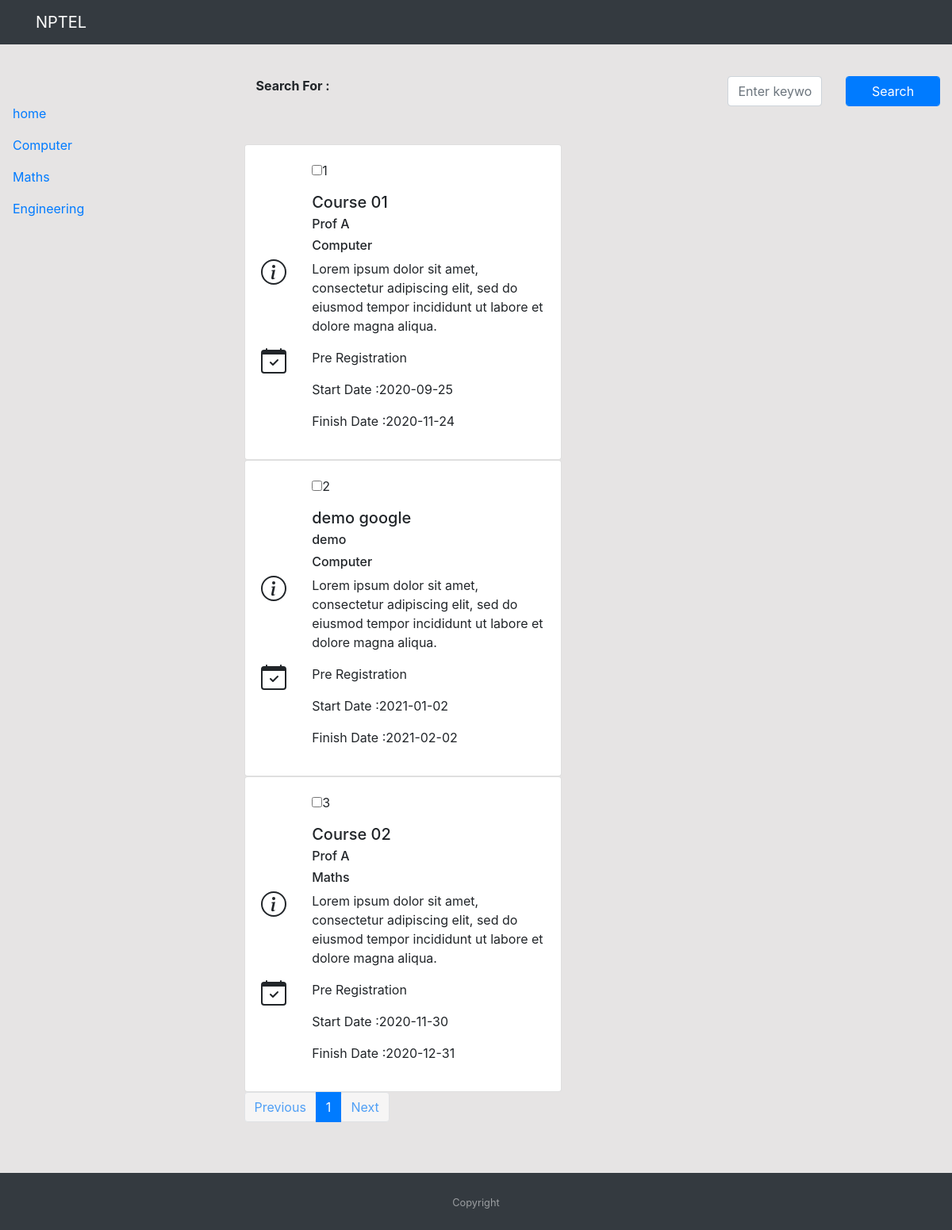
The page / on the database its author committed.
### app.py (models this page shows, shortened)
class Courses(db.Model):
  id = db.Column(db.Integer, primary_key=True)
  title = db.Column(db.String(100), unique=True)
  instructor = db.Column(db.String)
  category = db.Column(db.String)
  description = db.Column(db.String)
  filename = db.Column(db.String)
  type = db.Column(db.String)
  startDate = db.Column(db.Integer)
  endDate = db.Column(db.Integer)

### app.py (the view)
@app.route('/', methods=['GET', 'POST'], defaults={"page": 1})
@app.route('/<int:page>', methods=['GET', 'POST'])
def index(page):
    page = page
    pages = 5
    courses = Courses.query.order_by(Courses.id.asc()).paginate(page,pages,error_out=False)
    if request.method == 'POST' and 'tag' in request.form:
       tag = request.form["tag"]
       search = "%{}%".format(tag)
       courses = Courses.query.filter(or_(Courses.title.like(search), Courses.instructor.like(search))).paginate(per_page=pages, error_out=True)
       return render_template('index.html', courses=courses, tag=tag)
    return render_template('index.html', courses=courses)

### templates/index.html (shortened to what this page needs)
{% extends "base.html" %}
{% block content %}
<section>
  {% for course in courses.items %}
  <div class="row">
    <div class="card " style="width: 25rem;">
      <div class="card-body">
        <div class="row">
          <div class="col container">
          </div>
          <div class="col-md-10 container">
            <p><input type="checkbox" name="">{{ course.id}}</p>
            <h5 class="card-title">{{ course.title}}</h5>
            <h6 class="card-subtitle mb-2 ">{{ course.instructor}} </h6>
            <h6> {{ course.category}}</h6>
          </div>
        </div>
        <div class="row">
          <div class="col container">
          </div>
          <div class="col-md-10 container">
            <p>{{ course.description }}</p>
          </div>
        </div>
        <div class="row">
          <div class="col container">
          </div>
          <div class="col-md-10 container">
            <p>{{course.type}}</p>
            <p>Start Date :{{ course.startDate}}</p>
            <p>Finish Date :{{ course.endDate}}</p>
          </div>
        </div>
      </div>
    </div>
  </div>
  {% endfor %}
  </div>
{% endblock %}

### static/css/main.css (style rules this page uses)
html, body { height: 100hv; }

### rows shown on the page
Courses: id "1", title "Course 01", instructor "Prof A", category "Computer", description "Lorem ipsum dolor sit amet, consectetur adipiscing elit, sed do eiusmod tempor incididunt ut labore et dolore magna aliqua.", type "Pre Registration", startDate "2020-09-25", endDate "2020-11-24"
Courses: id "2", title "demo google", instructor "demo", category "Computer", description "Lorem ipsum dolor sit amet, consectetur adipiscing elit, sed do eiusmod tempor incididunt ut labore et dolore magna aliqua.", type "Pre Registration", startDate "2021-01-02", endDate "2021-02-02"
Courses: id "3", title "Course 02", instructor "Prof A", category "Maths", description "Lorem ipsum dolor sit amet, consectetur adipiscing elit, sed do eiusmod tempor incididunt ut labore et dolore magna aliqua.", type "Pre Registration", startDate "2020-11-30", endDate "2020-12-31"

### other values the page prints
{{ page }} "1"
